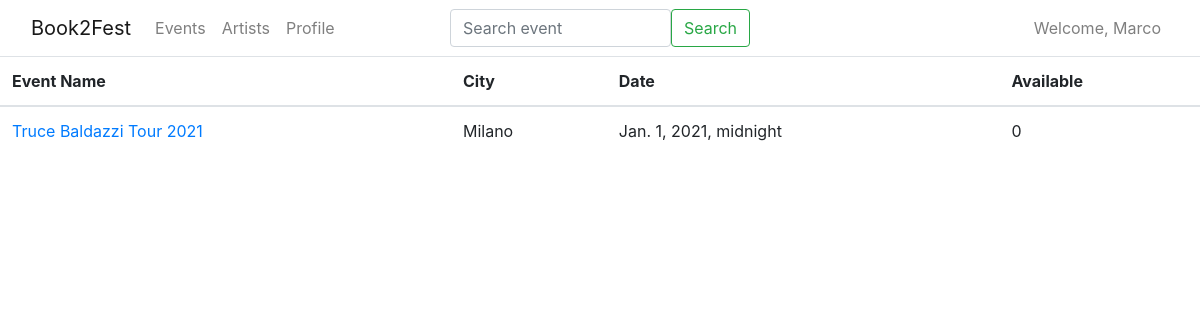
Before: /book2fest/event/list (signed in) with the older database file.
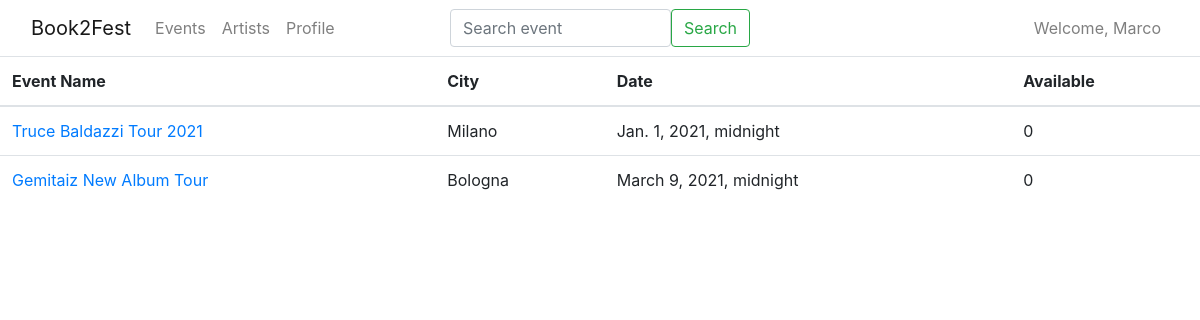
After: the same page with the newer database file.
### book2fest/models.py (models this page shows, shortened)
class EventProfile(models.Model):
    user = models.OneToOneField(OrganizerProfile, related_name='event_user', on_delete=models.CASCADE)
    event_name = models.CharField(max_length=60)
    brief_description = models.TextField()
    description = models.TextField()
    artist_list = models.ManyToManyField(Artist)
    city = models.CharField(max_length=32)
    country = models.CharField(max_length=32)
    address = models.CharField(max_length=32)
    max_capacity = models.IntegerField()
    event_start = models.DateTimeField()
    event_end = models.DateTimeField()
    services = models.ManyToManyField(Service)      # An event has many services, a service can be offered by many events (m to n)

### book2fest/views.py (the view)
# urls.py: path('event/list', EventList.as_view(), name='event-list'),
class EventList(ListView):
    model = EventProfile
    template_name = "book2fest/event/list.html"
    def get_context_data(self, *, object_list=None, **kwargs):
        context = super(EventList, self).get_context_data(**kwargs)
        try:
            context['organizer'] = OrganizerProfile.objects.get(user=self.request.user)
        except ObjectDoesNotExist:
            context['organizer'] = None
        return context

### book2fest/templates/book2fest/event/list.html (shortened to what this page needs)
{% extends 'base_list.html' %}
{% block thead %}
    <th>Event Name</th>
    <th>City</th>
    <th>Date</th>
    <th>Available</th>
{% endblock %}
{% block tbody %}
    {% for event in object_list  %}
        <tr>
            <td><a href="{% url 'book2fest:event-detail' event.pk %}">{{ event.event_name }}</a></td>
            <td>{{ event.city }}</td>
            <td>{{ event.event_start }}</td>
            <td>0</td>
        </tr>
    {% endfor %}
{% endblock %}

### templates/base_list.html (shortened to what this page needs)
{% extends 'base.html' %}
{% block content %}
    <h1>List: {% block content_title %}{% endblock %}</h1>
    <table class="table">
        <thead>
        <tr>
            {% block thead %}
            {% endblock %}
        </tr>
        </thead>
        <tbody>
        {% block tbody %}
        {% endblock %}
        </tbody>
    </table>
{% endblock %}

### templates/base.html (shortened to what this page needs)
{% load static %}
<!doctype html>
<html lang="en">
<head>
    <link rel="stylesheet"
          href="https://cdn.jsdelivr.net/npm/bootstrap@4.6.0/dist/css/bootstrap.min.css"
>
    <link rel="stylesheet" href="https://cdn.jsdelivr.net/npm/bootstrap-icons@1.5.0/font/bootstrap-icons.css">
    <link rel="stylesheet" href="{% static 'css/main.css' %}">
</head>
<body>
{% include 'navbar.html' %}
{% block content %}
{% endblock %}
</body>
</html>

### templates/navbar.html (shortened to what this page needs)
<!doctype html>
<header>
    <nav class="navbar navbar-expand-md navbar-light bg-white fixed-top">
        <div class="container-fluid">
            <a class="navbar-brand" href="{% url 'homepage' %}">Book2Fest</a>
            <div class="collapse navbar-collapse justify-content-between " id="navbarCollapse">
                <ul class="navbar-nav me-auto mb-2 mb-md-0 ">
                    <li class="nav-item">
                        <a class="nav-link" aria-current="page" href="{% url 'book2fest:event-list' %}">Events</a>
                    </li>
                    <li class="nav-item">
                        <a class="nav-link" href="">Artists</a>
                    </li>
                    <li class="nav-item">
                        <a class="nav-link" href="{% url 'book2fest:user-profile' %}">Profile</a>
                    </li>
                </ul>
                <form class="d-flex w-25" style="position:absolute; margin:auto; left:0; right:0;">
                    <input class="form-control me-2" type="search" placeholder="Search event" aria-label="Search">
                    <button class="btn btn-outline-success" type="submit">Search</button>
                </form>
                <ul class="navbar-nav">
                    <li class="nav-item">
                        {% if not user.is_authenticated %}
                            <a class="nav-link" href="{% url 'login' %}">Log in <i class="bi bi-person-circle"></i></a>
                        {% else %}
                            <a class="nav-link" href="{% url 'logout' %}">Welcome, {{ user.username }}</a>
                        {% endif %}
                    </li>
                </ul>
            </div>
        </div>
    </nav>
</header>

Changed rows visible on the page:
added EventProfile: event_name "Gemitaiz New Album Tour", city "Bologna", event_start "March 9, 2021, midnight"
